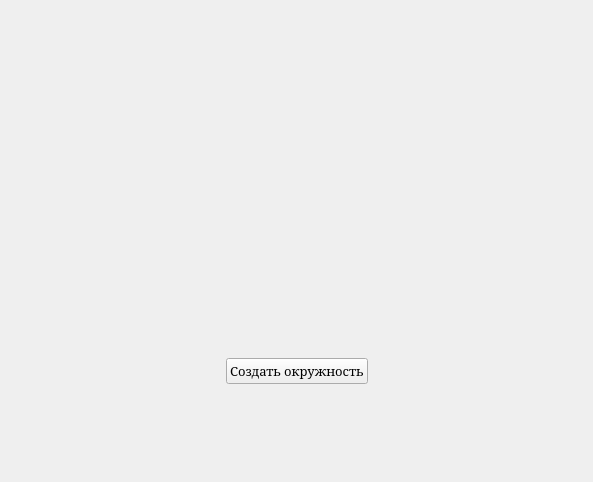
<?xml version="1.0" encoding="UTF-8"?>
<ui version="4.0">
 <class>Form</class>
 <widget class="QWidget" name="Form">
  <property name="geometry">
   <rect>
    <x>0</x>
    <y>0</y>
    <width>593</width>
    <height>482</height>
   </rect>
  </property>
  <property name="windowTitle">
   <string>Form</string>
  </property>
  <layout class="QGridLayout" name="gridLayout">
   <item row="4" column="1">
    <widget class="QPushButton" name="pushBut">
     <property name="font">
      <font>
       <family>Cambria</family>
       <pointsize>10</pointsize>
      </font>
     </property>
     <property name="text">
      <string>Создать окружность</string>
     </property>
    </widget>
   </item>
   <item row="1" column="1">
    <spacer name="verticalSpacer_3">
     <property name="orientation">
      <enum>Qt::Vertical</enum>
     </property>
     <property name="sizeHint" stdset="0">
      <size>
       <width>20</width>
       <height>40</height>
      </size>
     </property>
    </spacer>
   </item>
   <item row="3" column="1">
    <spacer name="verticalSpacer_5">
     <property name="orientation">
      <enum>Qt::Vertical</enum>
     </property>
     <property name="sizeHint" stdset="0">
      <size>
       <width>20</width>
       <height>40</height>
      </size>
     </property>
    </spacer>
   </item>
   <item row="2" column="1">
    <spacer name="verticalSpacer">
     <property name="orientation">
      <enum>Qt::Vertical</enum>
     </property>
     <property name="sizeHint" stdset="0">
      <size>
       <width>20</width>
       <height>40</height>
      </size>
     </property>
    </spacer>
   </item>
   <item row="0" column="1">
    <spacer name="verticalSpacer_4">
     <property name="orientation">
      <enum>Qt::Vertical</enum>
     </property>
     <property name="sizeHint" stdset="0">
      <size>
       <width>20</width>
       <height>40</height>
      </size>
     </property>
    </spacer>
   </item>
   <item row="4" column="0">
    <spacer name="horizontalSpacer_2">
     <property name="orientation">
      <enum>Qt::Horizontal</enum>
     </property>
     <property name="sizeHint" stdset="0">
      <size>
       <width>40</width>
       <height>20</height>
      </size>
     </property>
    </spacer>
   </item>
   <item row="5" column="1">
    <spacer name="verticalSpacer_2">
     <property name="orientation">
      <enum>Qt::Vertical</enum>
     </property>
     <property name="sizeHint" stdset="0">
      <size>
       <width>20</width>
       <height>40</height>
      </size>
     </property>
    </spacer>
   </item>
   <item row="4" column="2">
    <spacer name="horizontalSpacer">
     <property name="orientation">
      <enum>Qt::Horizontal</enum>
     </property>
     <property name="sizeHint" stdset="0">
      <size>
       <width>40</width>
       <height>20</height>
      </size>
     </property>
    </spacer>
   </item>
  </layout>
 </widget>
 <resources/>
 <connections/>
</ui>
